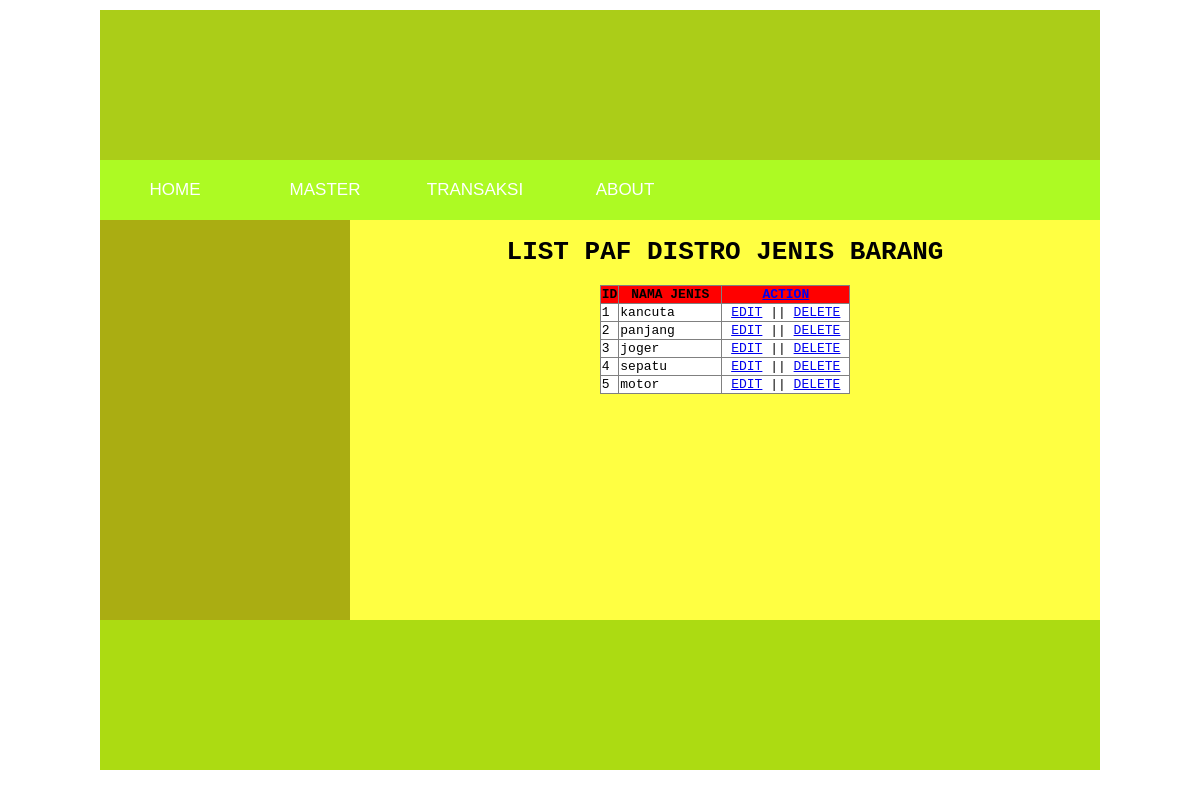
The app's page /index.php/controller_jenis_barang with its own data.
### tables this page shows
CREATE TABLE `jenis_barang` (
  `id_jenis_barang` int(11) NOT NULL,
  `nama_jenis` varchar(50) DEFAULT NULL
);

### application/controllers/controller_jenis_barang.php (called while the page is built, shortened)
<?php
class controller_jenis_barang extends CI_Controller {
	public function index(){
		$data_jenis_barang = $this->model_jenis_barang->get_jenis_barang();
		$this->load->view('view_jenis_barang', array('data_jenis_barang' =>$data_jenis_barang));
	}
}

### index.php (called while the page is built, shortened)
<?php
require_once BASEPATH.'core/CodeIgniter.php';

### application/models/model_jenis_barang.php (called while the page is built, shortened)
<?php
class model_jenis_barang extends CI_Model {
	public function get_jenis_barang($where = ""){
		$data_jenis_barang = $this->db->query("select * from jenis_barang ".$where);
		return $data_jenis_barang->result_array();
	}
}

### application/views/view_jenis_barang.php (the view, shortened to what this page needs)
<!DOCTYPE html>
<html>
	<head>
		<link rel="stylesheet" type="text/css" href="<?php echo base_url(). "css/main_user.css"; ?>">
	</head>
	<body>
		<div id="container">
			<div id="header">
			</div>
			<div id="menu">
				<ul>
					<li><a href="#">HOME</a></li>
					<li><a href="#">MASTER</a>
						</li>
					<li><a href="#">TRANSAKSI</a></li>
					<li><a href="#">ABOUT</a></li>
				</ul>
			</div>
			<div id="sidebar">
			</div>
			<div id="content">
				<table border="1" align="center" style="border-collapse: collapse; font-family: monospace;">
				<h1 align="center" style="font-family: monospace;">LIST PAF DISTRO JENIS BARANG </h1>
					<form>
						<tr style="background-color: red">
							<th width="5">ID</th>
							<th width="100">NAMA JENIS</th>
							<th width="125">
								<a href="<?php echo base_url(). "index.php/controller_jenis_barang/add_data"; ?>">ACTION</a>
								</th>
						</tr>
							<?php $i=1; foreach ($data_jenis_barang as $d){ ?>
								<tr style="background-color: white">
									<td> <?php echo $i; ?> </td>
									<td> <?php echo $d['nama_jenis']; ?> </td>
									<td align="center">
										<a href="<?php echo base_url(). "index.php/controller_jenis_barang/edit_data/".$d['id_jenis_barang']; ?>">EDIT</a> ||
										<a href="<?php echo base_url(). "index.php/controller_jenis_barang/do_delete/".$d['id_jenis_barang']; ?>">DELETE</a>
									</td>
								</tr>
							<?php $i++; } ?>
					</form>
				</table>
			</div>
			<div id="footer"></div>
		</div>
	</body>
</html>

### css/main_user.css (style rules this page uses)
#container { width: 1000px; height: auto; margin-left: auto; margin-right: auto; margin-top: 10px; margin-bottom: 20px; }
#header { height: 150px; background-color: #abcd18; }
#menu { height: 60px; background-color: #adfa23; }
#menu ul { margin: 0px; padding: 0px; }
#menu li { list-style-type: none; float: left; display: block; width: 150px; height: 60px; text-align: center; line-height: 60px; font-family: tahoma, sans-serif; font-size: 17px; }
#menu li a { text-decoration: none; color: #fff; }
#sidebar { width: 250px; height: 400px; background-color: #aaad12; float: left; }
#content { width: 750px; height: 400px; background-color: #ffff42; float: right; }
#footer { height: 150px; background-color: #acdb12; clear: both; }

### application/views/view_jenis_barang.php (style rules this page uses)
body { margin-left: 0px; margin-right: 0px; margin-top: 0px; margin-bottom: 0px; }

### records on screen
jenis_barang: nama_jenis "kancuta"
jenis_barang: nama_jenis "panjang"
jenis_barang: nama_jenis "joger"
jenis_barang: nama_jenis "sepatu"
jenis_barang: nama_jenis "motor"
